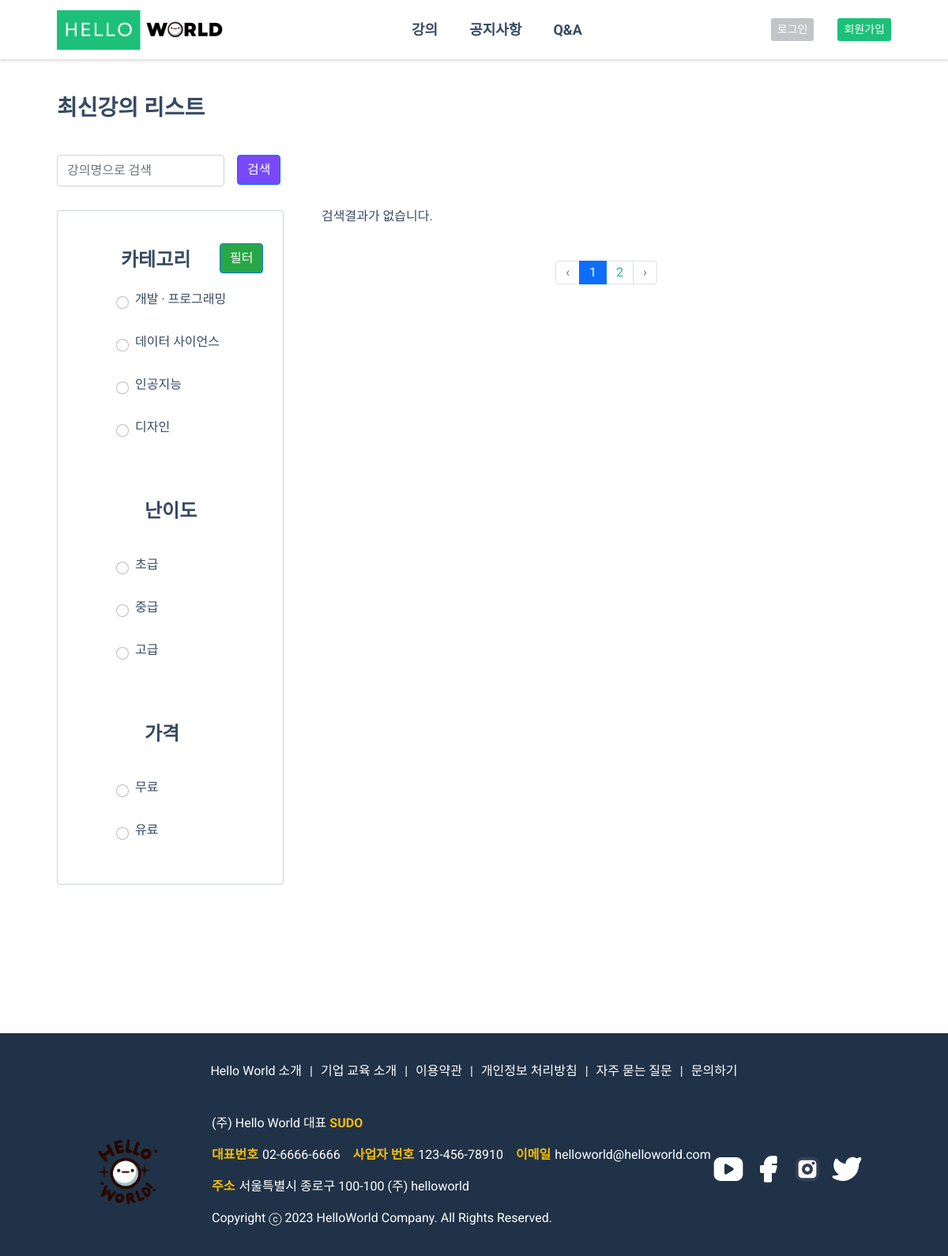
/user/class/new_list.php, run on the app's committed database.
### tables this page shows
CREATE TABLE `category` (
  `cateid` int(11) NOT NULL,
  `code` varchar(10) NOT NULL,
  `pcode` varchar(10) DEFAULT NULL,
  `name` varchar(100) NOT NULL,
  `step` tinyint(4) NOT NULL
);

### class/pager.php (called while the page is built, shortened)
<?php
  $pageNumber = $_GET['pageNumber'] ?? 1;
  $pageCount = $pageContentcount;
  $row_num = $sales_page;
  $block_ct = 5;
  $block_num = ceil($pageNumber/$block_ct);
  $block_start = (($block_num -1)*$block_ct) + 1;
  $block_end = $block_start + $block_ct -1;
  $total_page = ceil($row_num/$pageCount);
  if($block_end > $total_page) $block_end = $total_page;
  $total_block = ceil($total_page/$block_ct);
  ?>

### user/class/new_list.php (the view, shortened to what this page needs)
<?php
$cssRoute1 ='<link rel="stylesheet" href="/helloworld/user/css/class/class_common.css"/>';
$cssRoute2 ='<link rel="stylesheet" href="/helloworld/user/css/class/class_list.css"/>';
include_once $_SERVER['DOCUMENT_ROOT'] . '/helloworld/inc/user_header.php';
$step1Sql = "SELECT * from category where step =1";
$stepresult =  $mysqli->query($step1Sql);
while($step1rs = $stepresult-> fetch_object()){
  $step1arr[]=$step1rs;
}
$c_where = '';
$cate = $_GET['cate']??'';
if (isset($cate)) {
  $modifiedString = str_replace('#', '', $cate);
  $c_where .= " and cate LIKE '%$modifiedString%'";
};
$level = $_GET['level']??'';
if (isset($level)) {
  $modifiedString2 = str_replace('#', '', $level);
  $c_where .= " and level LIKE '%$modifiedString2%'";
};
$pay = $_GET['pay']??'';
if (isset($pay)) {
  $modifiedString3 = str_replace('#', '', $pay);
  $c_where .= " and price_status LIKE '%$modifiedString3%'";
};
if($pay != ''){
  $c_where .= " and price_status='{$pay}'";
}else{
  $c_where .= "";
}
$search_where = '';
$search = $_GET['search']??'';
if($search){
  $search_where .= "and name like '%{$search}%'";
} else{
  $search_where = '';
}
$c_where .= $search_where;
$sql2 = "SELECT COUNT(*) as count from courses where 1=1 ".$c_where;
$result4 = $mysqli->query($sql2);
$rs = $result4->fetch_object();
$sales_page = $rs->count;
$pageContentcount = 9;
include_once $_SERVER['DOCUMENT_ROOT'].'/helloworld/class/pager.php';
?>
<main>
  <div class="container containermab">
    <div class="section1 d-flex justify-content-between pd_2">
      <div class="courseBigTitle jua coursetitle">
        <h2 class="court h2_t">최신강의 리스트</h2>
      </div>
    </div>
    <form action="#" class="d-flex gap-3">
      <div class="input-group courseform">
        <input
          type="text"
          class="form-control"
          placeholder="강의명으로 검색"
          name="search"
        >
      </div>
      <div class="searchBtn searchtop">
        <button class="btn btn-primary dark secrbp">검색</button>
      </div>
    </form>
    <div class="mainSection d-flex gap-5">
    <form action="/helloworld/user/class/course_list.php" id="filter-form" class="" method="GET">
        <div class="content-box categorybox">
        <div class="checkBox_1 mb-3">
          <div class="filterbox d-flex chcekbox_h6">
            <h3 class="chekbox">카테고리</h3>
          </div>
          <?php
            if(isset($step1arr)){
              foreach($step1arr as $item){
          ?>
          <div class="form-check ">
            <label class="form-check-label" for="<?= $item->code; ?>">
            <?= $item->name; ?>
            </label>
            <input
              class="form-check-input"
              type="radio"
              value="<?= $item->name;?>"
              name="cate"
              id="<?= $item->code; ?>"
            >
          </div>
          <?php
              }
            }
            ?>
        </div>
        <div class="checkBox_2 mb-3 chcekbox_h6">
          <h3 class="chekbox2">난이도</h3>
          <div class="form-check mt-5 magin-fo">
            <label class="form-check-label" for="level1"> 초급 </label>
            <input
              class="form-check-input"
              type="radio"
              value="초급"
              name="level"
              id="level1"
            >
          </div>
          <div class="form-check magin-fo">
            <label class="form-check-label" for="level2"> 중급 </label>
            <input
              class="form-check-input"
              type="radio"
              value="중급"
              name="level"
              id="level2"
            >
          </div>
          <div class="form-check magin-fo">
            <label class="form-check-label" for="level3"> 고급 </label>
            <input
              class="form-check-input"
              type="radio"
              value="고급"
              name="level"
              id="level3"
            >
          </div>
        </div>
        <div class="checkBox_3 chcekbox_h6">
          <h3 class="chekbox3">가격</h3>
          <div class="form-check mt-5">
            <label class="form-check-label" for="free"> 무료 </label>
            <input
              class="form-check-input"
              type="radio"
              value="무료"
              name="pay"
              id="free"
            >
          </div>
          <div class="form-check">
            <label class="form-check-label" for="pay"> 유료 </label>
            <input
              class="form-check-input"
              type="radio"
              value="유료"
              name="pay"
              id="pay"
            >
          </div>
        </div>
        </div>
        <button id="filter-submit-btn" class="btn btn-primary dark category_su">필터</button>
      </form>
      <div class="courseList">
        <ul class="row mb-5">
        <?php
            if(isset($rc_rsc)){
              foreach($rc_rsc as $item){
          ?>
          <li class="col-12 col-sm-6 col-md-4 content-box courseBox positionb" onclick="location.href='course_view.php?cid=<?= $item->cid ?>'">
            <div class="imgBox">
              <img
                src="<?= $item -> thumbnail?>"
                class="object-fit-cover"
                alt=""
              >
            </div>
            <div class="contentBox d-flex flex-column justify-content-between">
              <div>
                <div class="d-flex gap-1">
                  <span class="badge rounded-pill pulele_bg b-pd">
                  <?php
                    if (isset($item->cate)) {
                      $categoryText = $item->cate;
                      $parts = explode('/', $categoryText);
                      $lastPart = $parts[1];
                      echo $lastPart;
                    }
                  ?>
                  </span>
                  <span class="badge rounded-pill b-pd
                  <?php
                    $levelBadge = $item->level;
                    if ($levelBadge === '초급') {
                      echo 'green_bg';
                    } else if ($levelBadge === '중급') {
                      echo 'orange_bg';
                    } else {
                      echo 'blue_bg';
                    }
                  ?>
                    ">
                    <?= $item->level; ?>
                  </span>
                </div>
                <div class="courseName fw-bold">
                <?= $item->name?>
                </div>
                <hr>
              </div>
              <div class="contentTM d-flex flex-column align-items-start">
                <div class="eventbox">
                  <i class="ti ti-calendar-event"></i>
                  <span>수강기간 <?= $item->due?></span>
                </div>
                  <?php
                    if($item->price_status != "무료"){
                    ?>
                      <div>
                        <span class="content_tt number"><?= $item->price?></span><span>원</span>
                      </div>
                    <?php
                    }else{
                    ?>
                  <div>
                    <span class="content_tt">무료</span>
                  </div>
                  <?php
                  }
                  ?>
              </div>
            </div>
            <div class="view_wrap">
              <a href="/helloworld/user/class/course_view.php?cid=<?= $item->cid ?>" class="view_btn">
                <h5 class="card-title badeg_bt">
                  <?php
                  $strTitle = $item->name;
                  $strTitle = mb_strimwidth($strTitle, 0, 32, "...", "utf-8");
                  echo $strTitle;
                  ?>
                </h5>
                <div class="badegtwo d-flex">
                  <span class="badge rounded-pill b-pd badgeblack slide_hover
                      <?php
                    $levelBadge = $item->level;
                    if ($levelBadge === '초급') {
                      echo 'green_bg';
                    } else if ($levelBadge === '중급') {
                      echo 'orange_bg';
                    } else {
                      echo 'blue_bg';
                    }
                    ?>">
                      <?= $item->level ?>
                  </span>
                  <span class="badge rounded-pill pulele_bg b-pd badgeblack2">
                    <?php
                    if (isset($item->cate)) {
                      $categoryText = $item->cate;
                      $parts = explode('/', $categoryText);
                      $lastPart = end($parts);
                      echo $lastPart;
                    }
                    ?>
                  </span>
                </div>
                <div class="cartshopp">
                  <a href="/helloworld/user/cart/add_cart.php?cid=<?= $item->cid; ?>" class="card_cart">
                    <span class="material-symbols-outlined shoppingcart">add_shopping_cart</span>
                  </a>
                </div>
              </a>
            </div>
          </li>
          <?php
            }
          }else{
          ?>
            <p>검색결과가 없습니다.</p>
          <?php
          }
          ?>
        </ul>
        <nav aria-label="Page navigation example" class="d-flex justify-content-center pager">
          <ul class="pagination coupon_pager">
            <?php
              if($pageNumber>1 && $block_num > 1 ){
                $prev = ($block_num - 2) * $block_ct + 1;
                echo "<li class=\"page-item\"><a href=\"?pageNumber=$prev\" class=\"page-link\" aria-label=\"Previous\"><span aria-hidden=\"true\">&lsaquo;</span></a></li>";
              } else{
                echo "<li class=\"page-item disabled\"><a href=\"\" class=\"page-link\" aria-label=\"Previous\"><span aria-hidden=\"true\">&lsaquo;</span></a></li>";
              }
              for($i=$block_start;$i<=$block_end;$i++){
                if($pageNumber == $i){
                    echo "<li class=\"page-item active activegreen\"><a href=\"?cate=$cate&level=$level&pay=$pay&pageNumber=$i\" class=\"page-link\" data-page=\"$i\">$i</a></li>";
                }else{
                    echo "<li class=\"page-item\"><a href=\"?cate=$cate&level=$level&pay=$pay&pageNumber=$i\" class=\"page-link\" data-page=\"$i\">$i</a></li>";
                }
              }
              if($pageNumber<$total_page && $block_num < $total_block){
                $next = $block_num * $block_ct + 1;
                echo "<li class=\"page-item\"><a href=\"?pageNumber=$next\" class=\"page-link\" aria-label=\"Next\"><span aria-hidden=\"true\">&rsaquo;</span></a></li>";
              } else{
                echo "<li class=\"page-item disabled\"><a href=\"?pageNumber=$total_page\" class=\"page-link\" aria-label=\"Next\"><span aria-hidden=\"true\">&rsaquo;</span></a></li>";
              }
            ?>
          </ul>
        </nav>
      </div>
    </div>
  </div>
</main>
<?php
include_once $_SERVER['DOCUMENT_ROOT'] . '/helloworld/inc/user_footer.php';
?>

### user/css/common.css (style rules this page uses)
:root { --f-H2: 28px; --f-H1: 32px; --f-H3: 24px; --f-H4: 18px; --f-H5: 16px; --f-H6: 14px; --f-p: 16px; --c-background: #fff; --c-main: #f5f5f5; --c-sub: #11359a; --c-font: #364a63; --c-lightgray: #8094ae; --c-yellow: #f4bd0e; --c-lightblue: #09c2de; --c-lightgreen: #1ee0ac; --c-lightred: #e85347; --c-blue: #465fff; --c-button: #7749f8; --c-button-hover: #5227cc; --c-menu-font: #6e82a5; --c-menu-font-hover: #7f8dff; --c-menu-BG: #101924; --c-active-button: #798bff; --c-Nonactive-button: #6c757d; --c-nonactive-button-hover: #8a8686; --c-complete-button: #28a745; --c-complete-button-hover: #079828; --c-cancle-button: #dc3545; --c-active-check-button: #499eed; --c-Nonactive-check-button: #8a8686; --c-contentBG: #f5f6fa; --c-space_updown: 30px; --c-title-font: #1dc078; --c-menu-font: #4a4a4a; --c-footer-BG: #101924; --c-content-BG: #fff; --c-black: #000; --c-H2: #1b1c1d; --c-p: #495057; --c-lightgray: #999999; --c-primary-button: #00c471; --c-border-grey: #c2c4c7; --c-ribon-blue: #000080; --c-ribon-pulple: #a020f0; --c-ribon-orange: #ff6347; --c-ribon-geeen: #1ee0ac; }
h2, .h2 { font-size: var(--f-H2); font-weight: bold; }
h3, .h3 { font-size: var(--f-H3); font-weight: bold; }
p, .p { font-size: var(--f-p); }
body { font-family: "Roboto", sans-serif; color: var(--c-font); box-sizing: border-box; }
.content-box { border: 1px solid #ced4da; border-radius: 4px; background: #fff; padding: 20px; }
.container { max-width: 1200px; width: 90%; margin: 0 auto; }
.d-flex { display: flex; }
.page-link { color: var(--c-title-font); }
.active > .page-link, .page-link.active { background-color: var(--c-title-font); border-color: var(--c-title-font); }
.h2_t { margin-top: 48px; }
.pd_2 { margin-bottom: 45px; }
.activegreen { background-color: var(--c-title-font); border-color: var(--c-title-font); }
.container ul { margin-bottom: 50px; }
.container h2 { margin-right: 60px; }

### user/css/login.css (style rules this page uses)
main { gap: 16px; }
form > div + div { margin-top: 16px; }

### user/css/class/class_common.css (style rules this page uses)
.pd_2 { margin-bottom: 45px; }
.activegreen { background-color: var(--c-title-font); border-color: var(--c-title-font); }

### user/css/class/class_list.css (style rules this page uses)
.section1 { width: 100%; }
.containermab { margin-bottom: calc(var(--c-space_updown)*5); }
.filterbox { display: flex; align-items: center; justify-content: space-between; }
.searchBtn { width: 100px; white-space: nowrap; }
.secrbp { background: var(--c-button); }
.searchtop { margin-top: 0; }
.courseform { width: 212px; height: 40px; margin-bottom: var(--c-space_updown); }
.categorybox { width: 287px; }
.courseList { width: 80%; }
.category_su { background: var(--c-complete-button); position: relative; left: 206px; top:-812px; }
.checkBox_1, .checkBox_2, .checkBox_3 { width: 100%; padding: 30px; position: relative; background-color: #fff; }
.form-check { margin-top: calc(var(--c-space_updown)); margin-left: calc(var(--c-space_updown)*0.8); }
.chekbox { margin-left: calc(var(--c-space_updown)*1); }
.chekbox2 { margin-left: calc(var(--c-space_updown)*2); }
.chekbox3 { margin-left: calc(var(--c-space_updown)*2); }
.magin-fo { margin-right: 55px; }

### data on the page
category: name "개발 · 프로그래밍"
category: name "데이터 사이언스"
category: name "인공지능"
category: name "디자인"
